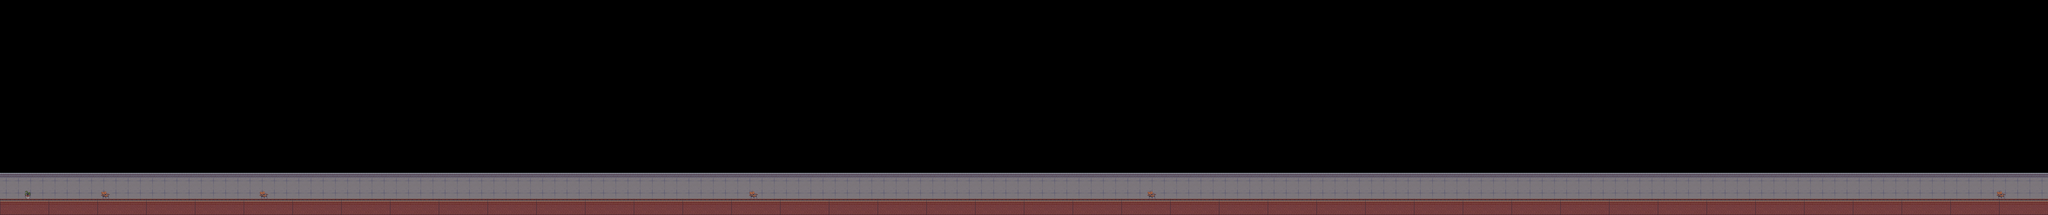

This game map was drawn from its Tiled (.tmx) file and the tilesets committed beside it. A one-line description and the trimmed map source follow:
An orthogonal 1008x106 tile map with 8x8 px tiles, 2 tile layers (background, items).

<map version="1.8" tiledversion="1.11.2" orientation="orthogonal" renderorder="left-down" width="1008" height="106" tilewidth="8" tileheight="8" infinite="0" nextlayerid="3" nextobjectid="1">
 <editorsettings>
  <export target="map.tmx" format="tmx" />
 </editorsettings>
 <tileset firstgid="1" name="assetSheet" tilewidth="8" tileheight="8" tilecount="32400" columns="240">
  <image source="assetSheet.png" width="1920" height="1080" />
 </tileset>
 <layer id="1" name="background" width="1008" height="106">
  <data>[106848 cells, 21168 non-empty, 282 distinct tile ids]</data>
 </layer>
 <layer id="2" name="items" width="1008" height="106">
  <data>[106848 cells, 112 non-empty, 32 distinct tile ids]</data>
 </layer>
</map>
